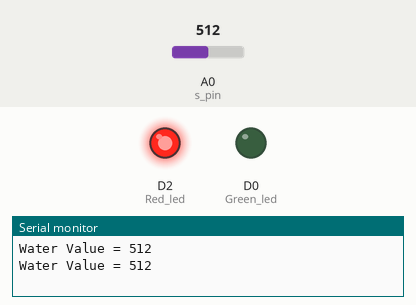
Recording of a sketch running on a simulated ESP8266 (NodeMCU). On the bench: output pins drawn as LEDs (lit = HIGH), the last lines printed to the serial monitor. Inputs (shaded band) come from the test bench; at power-on: A0 (s_pin) = 512.

Above: at 1.8 s.
1.9 s: A0 (s_pin) set to 54
4.2 s: A0 (s_pin) set to 45
At 7.2 s:
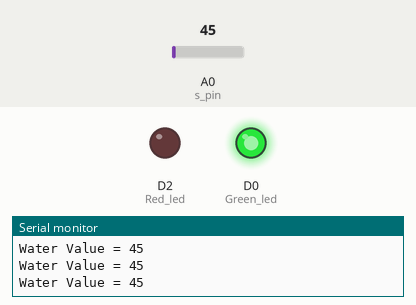
7.5 s: A0 (s_pin) set to 122
At 9.7 s:
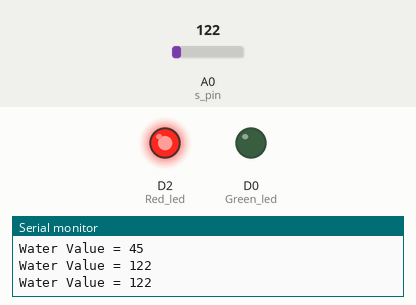
10.5 s: A0 (s_pin) set to 40
At 13.2 s:
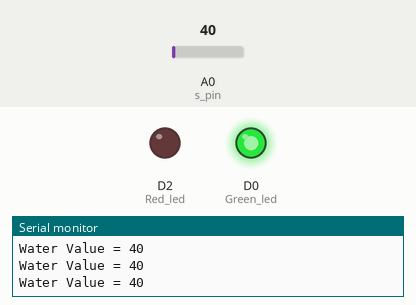
Timing chart, 0 to 14.5 s (numbered marks = the images above; inputs shaded):
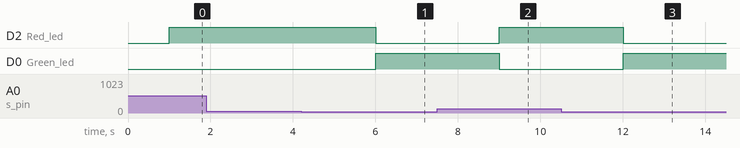

Measured:
- the behaviour switches between 50 and 49 on A0 (s_pin) (found by bisection; images 0 and 1)
- after the input at 4.2 s, D2 (Red_led): HIGH → LOW after 1.8 s; D0 (Green_led): LOW → HIGH after 1.8 s
- after the input at 7.5 s, D2 (Red_led): LOW → HIGH after 1.5 s; D0 (Green_led): HIGH → LOW after 1.5 s
- after the input at 10.5 s, D2 (Red_led): HIGH → LOW after 1.5 s; D0 (Green_led): LOW → HIGH after 1.5 s

The sketch:

justin_.ino
```cpp
#define s_pin A0//defining the A0 pin s_pin
#define Green_led D0
#define Red_led D2

int water_value;

void setup(){
  Serial.begin(115200);
  pinMode(s_pin,INPUT);
  pinMode(D0,OUTPUT);
  pinMode(Red_led,OUTPUT);
}
void loop(){
  water_value=analogRead(s_pin);
  Serial.print("Water Value = ");
  Serial.println(water_value);
  delay(1000);
  if(water_value<50){
    digitalWrite(Green_led,HIGH);
    digitalWrite(Red_led,LOW);


  }

  else{
    digitalWrite(Green_led,LOW);
    digitalWrite(Red_led,HIGH);

  }
  }
```
